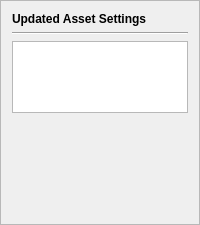
        <widget class="QFrame" name="frame_2">
         <property name="frameShape">
          <enum>QFrame::StyledPanel</enum>
         </property>
         <property name="frameShadow">
          <enum>QFrame::Raised</enum>
         </property>
         <layout class="QVBoxLayout" name="verticalLayout_3">
          <item>
           <layout class="QVBoxLayout" name="verticalLayout_7">
            <item>
             <widget class="QLabel" name="reissueAssetDataLabel">
              <property name="font">
               <font>
                <weight>75</weight>
                <bold>true</bold>
               </font>
              </property>
              <property name="text">
               <string>Updated Asset Settings</string>
              </property>
             </widget>
            </item>
            <item>
             <widget class="Line" name="line_2">
              <property name="orientation">
               <enum>Qt::Horizontal</enum>
              </property>
             </widget>
            </item>
            <item>
             <widget class="QTextBrowser" name="updatedAssetData">
              <property name="verticalScrollBarPolicy">
               <enum>Qt::ScrollBarAsNeeded</enum>
              </property>
              <property name="horizontalScrollBarPolicy">
               <enum>Qt::ScrollBarAsNeeded</enum>
              </property>
              <property name="sizeAdjustPolicy">
               <enum>QAbstractScrollArea::AdjustToContents</enum>
              </property>
             </widget>
            </item>
            <item>
             <spacer name="verticalSpacer">
              <property name="orientation">
               <enum>Qt::Vertical</enum>
              </property>
              <property name="sizeHint" stdset="0">
               <size>
                <width>5</width>
                <height>100</height>
               </size>
              </property>
             </spacer>
            </item>
           </layout>
          </item>
         </layout>
        </widget>
